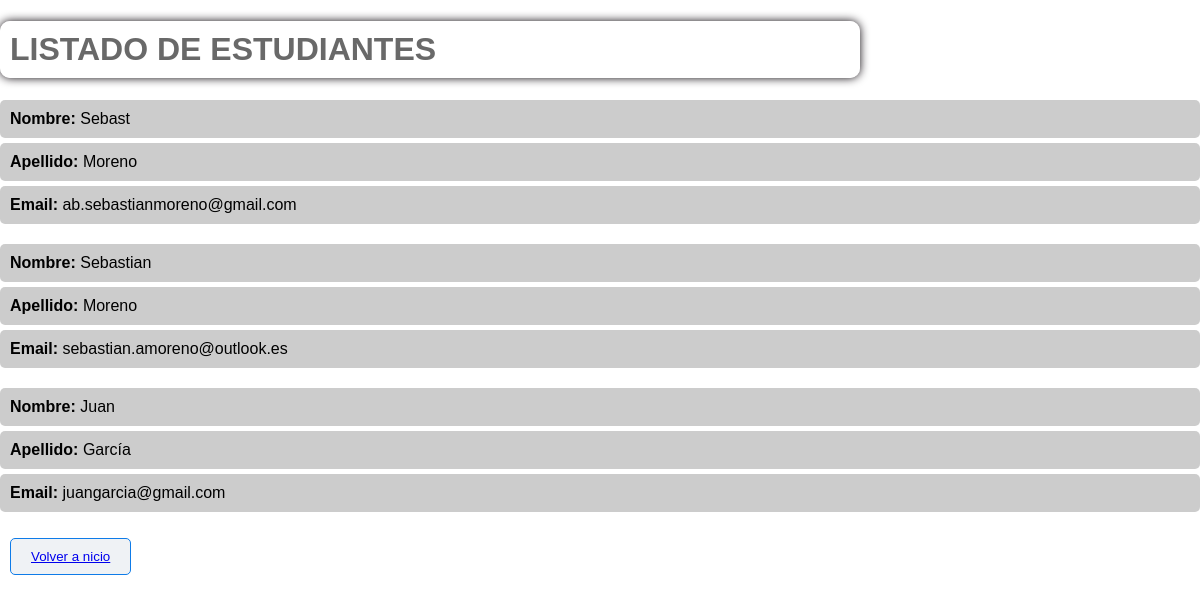
The page /estudiante/list on the database its author committed.
### core/models.py (models this page shows, shortened)
class Estudiante(models.Model):
    nombre = models.CharField(max_length=30)
    apellido = models.CharField(max_length=30)
    email = models.EmailField()

### core/views.py (the view)
# urls.py: path("estudiante/list", views.estudiante_list, name="estudiante_list"),
def estudiante_list(request):
    consulta = models.Estudiante.objects.all()
    contexto = {"estudiante": consulta}
    return render(request, "core/estudiante_list.html", contexto)

### core/templates/core/estudiante_list.html (shortened to what this page needs)
{% extends 'core/base.html' %}
{% block contenido %}
<h1>LISTADO DE ESTUDIANTES</h1>
    {% for estudiante in estudiante %}
        <ul>
    <li>
        <strong>Nombre:</strong> {{ estudiante.nombre }}
    </li>
    <li>
        <strong>Apellido:</strong> {{ estudiante.apellido }}
    </li>
    <li>
        <strong>Email:</strong> {{ estudiante.email }}
    </li>
</ul>
{% endfor %}
<button class="btn2"><a href="{% url 'index' %}">Volver a nicio</a></button>
{% endblock contenido %}

### core/templates/core/estudiante_list.html (style rules this page uses)
body { font-family: 'Arial', sans-serif; margin: 0; padding: 0; background-image: url('https://img.freepik.com/foto-gratis/cerca-manos-personas-que-trabajan-computadoras_53876-146042.jpg?w=996&t=st=1705700048~exp=1705700648~hmac=eef6f8c36e44514d7362d4c29700bd45502e3ebd8ad19027e04e7cb122d99e12'); background-size: cover; background-position: center; }
h1 { width: 70%; padding: 10px; border-radius: 10px; box-shadow: 0 0 10px rgba(15, 9, 15, 41); text-align: justify; color: #121212a1; background-color: rgba(255, 255, 255, 0.8); }
.btn2 { margin: 10px; padding: 10px 20px; text-decoration: none; color: #f8f4f4; background-color: #eff2f5; border: 1px solid #0e7be8; border-radius: 5px; transition: background-color 0.3s ease; display: inline-block; }
ul { list-style: none; padding: 0; margin-top: 20px; }
li { background-color: rgba(183, 183, 183, 0.7); padding: 10px; margin: 5px 0; border-radius: 5px; }

### rows shown on the page
Estudiante: nombre "Sebast", apellido "Moreno", email "ab.sebastianmoreno@gmail.com"
Estudiante: nombre "Sebastian", apellido "Moreno", email "sebastian.amoreno@outlook.es"
Estudiante: nombre "Juan", apellido "García", email "juangarcia@gmail.com"
